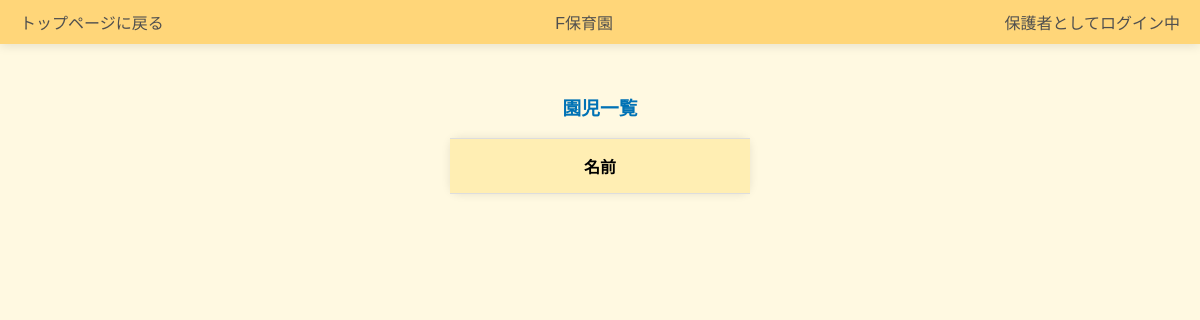
Before: /selectchild.php with the older database file.
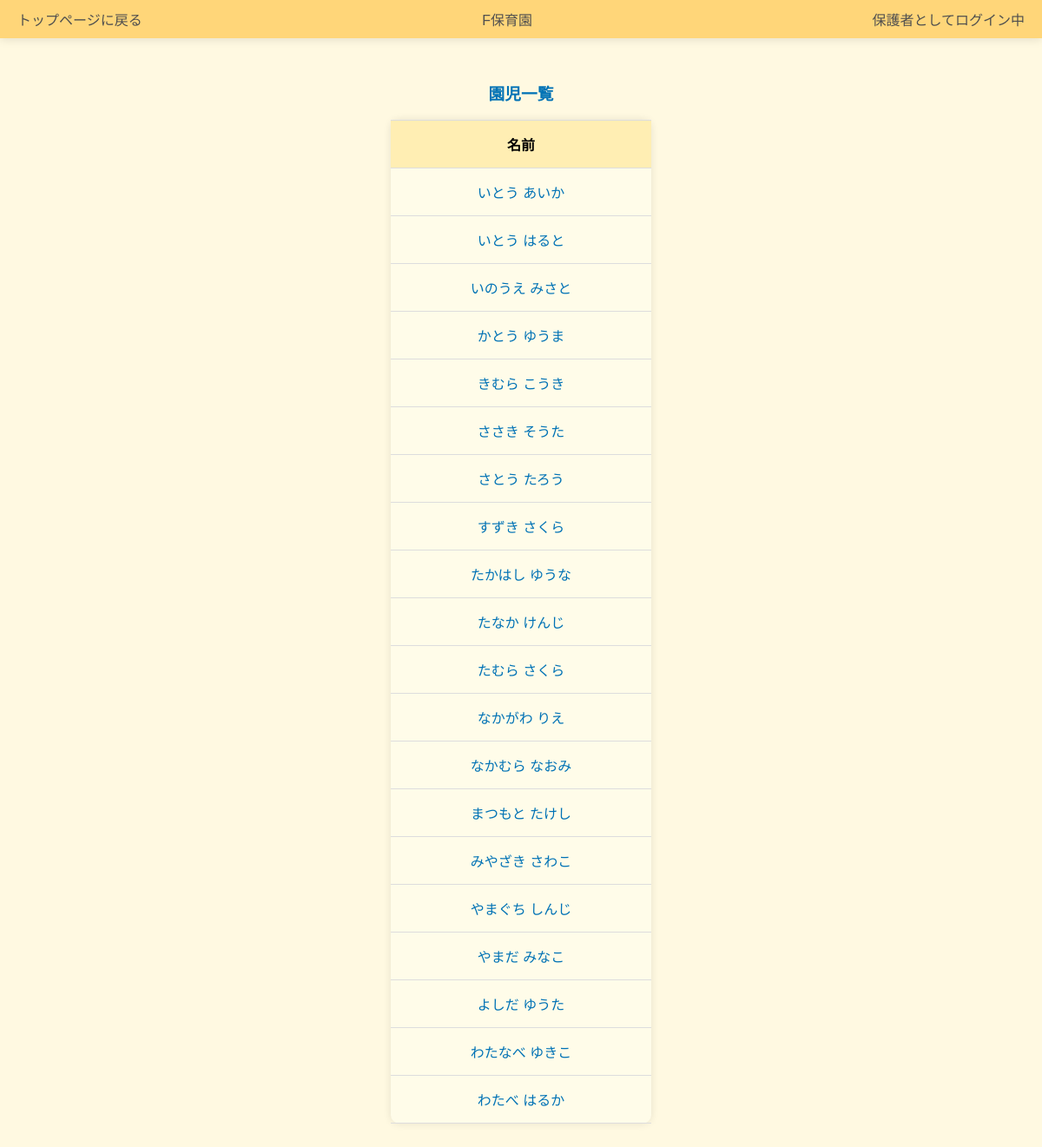
After: the same page with the newer database file.
### tables this page shows
CREATE TABLE children(
 	id MEDIUMINT UNSIGNED NOT NULL AUTO_INCREMENT,
	name VARCHAR(128),
 	PRIMARY KEY(id)
	);

### database.php (called while the page is built, shortened)
<?php
class Database{
    public function connect(){
        $db_host = $_ENV['DB_HOST'];
        $db_user = $_ENV['DB_USER'];
        $db_pass = $_ENV['DB_PASSWORD'];
        $db_name = $_ENV['DB_NAME'];
        $db_type = $_ENV['DB_TYPE'];
        $dsn = "$db_type:host=$db_host;dbname=$db_name;charset=utf8mb4";
        try{
            $pdo = new PDO($dsn, $db_user, $db_pass);
            $pdo -> setAttribute(PDO::ATTR_ERRMODE,
                    PDO::ERRMODE_EXCEPTION);
            $pdo->setAttribute(PDO::ATTR_EMULATE_PREPARES, false);
            return $pdo;
        }catch (PDOException $e) {
            exit($e->getMessage());
        }
    }
    function children(){
        $pdo = $this->connect();
        $sql = 'SELECT id, name FROM children';
        $stmt = $pdo->prepare($sql);
        $stmt->execute();
        $childrenNames = $stmt->fetchAll(PDO::FETCH_ASSOC);
        return $childrenNames;
    }
}

### selectchild.php (the view, shortened to what this page needs)
<?php
    require_once 'database.php';
    $database = new Database();
    $rows = $database->children();
?>
<!DOCTYPE html>
<html lang="ja">
<head>
    <link rel="stylesheet" href="css/selectchild.css">
    </head>
<body>
    <div class="header">
        <div class="header-left">
            <a href="index.php">トップページに戻る</a>
        </div>
        <div class="header-center">
            F保育園
        </div>
        <div class="header-right">
            保護者としてログイン中
        </div>
    </div>
    <table class="children-table">
        <caption><h3>園児一覧</h3></caption>
        <tr>
            <th>名前</th>
        </tr>
        <?php foreach($rows as $row): ?>
            <tr>
                <td><a href="childdetail.php?id=<?php echo $row['id'] ?>"><?php echo $row['name'] ?></a></td>
            </tr>
        <?php endforeach; ?>
    </table>
</body>
</html>

### css/selectchild.css (style rules this page uses)
body { font-family: 'Arial', sans-serif; background-color: #FFF9E1; margin: 0; padding: 0; }
.header { display: flex; justify-content: space-between; align-items: center; padding: 10px 20px; background-color: #FFD679; color: #4F4F4F; box-shadow: 0px 2px 10px rgba(0, 0, 0, 0.1); }
.header-center { flex: 1; text-align: center; }
.header-left a, .header-right { color: #4F4F4F; text-decoration: none; transition: opacity 0.3s; }
h3 { text-align: center; color: #0072B5; }
table { max-width: 300px; margin: 30px auto; background-color: #FFFCE9; border-radius: 10px; box-shadow: 0px 0px 10px rgba(0, 0, 0, 0.1); border-collapse: collapse; border-spacing: 0; width: 100%; border: none; }
th { padding: 15px; text-align: center; border-bottom: 1px solid #dddddd; border-top: 1px solid #dddddd; background-color: #FFEEB3; }
td { padding: 15px; text-align: center; border-bottom: 1px solid #dddddd; border-top: 1px solid #dddddd; }
td a { text-decoration: none; color: #0072B5; transition: color 0.3s; }

Changed rows visible on the page:
added children: name "いとう あいか"
added children: name "いとう はると"
added children: name "いのうえ みさと"
added children: name "かとう ゆうま"
added children: name "きむら こうき"
added children: name "ささき そうた"
added children: name "さとう たろう"
added children: name "すずき さくら"
added children: name "たかはし ゆうな"
added children: name "たなか けんじ"
added children: name "たむら さくら"
added children: name "なかがわ りえ"
added children: name "なかむら なおみ"
added children: name "まつもと たけし"
added children: name "みやざき さわこ"
added children: name "やまぐち しんじ"
added children: name "やまだ みなこ"
added children: name "よしだ ゆうた"
added children: name "わたなべ ゆきこ"
added children: name "わたべ はるか"
